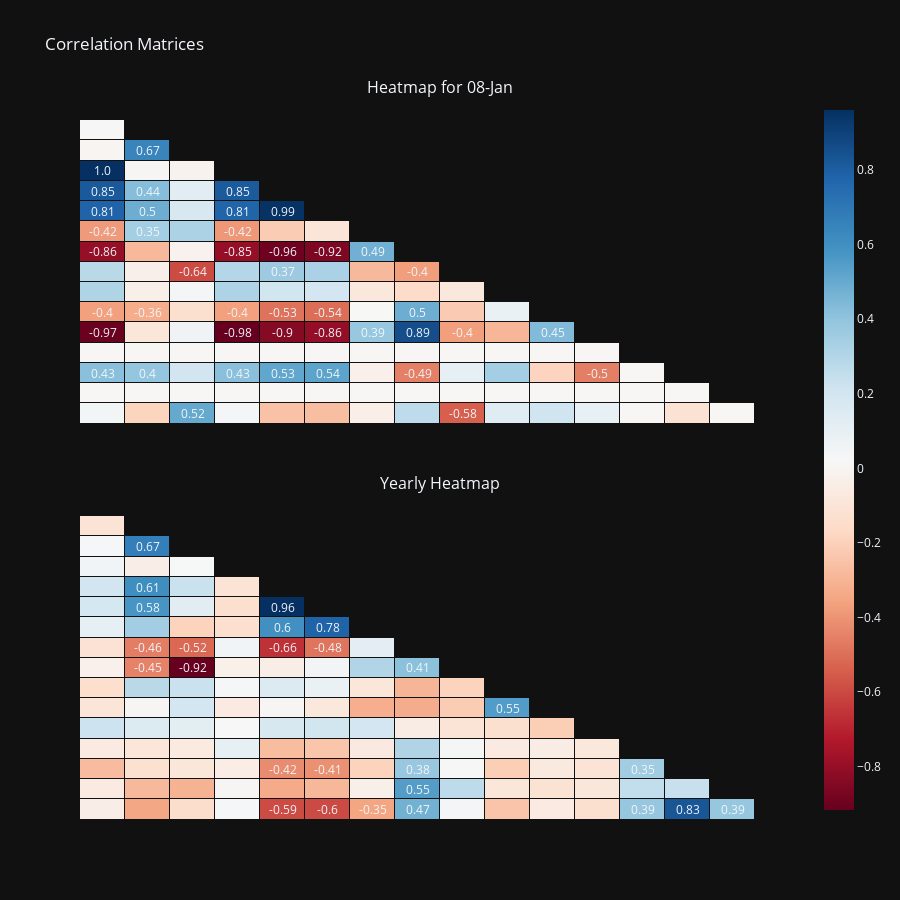

Notebook source saved alongside this figure:
### Code cell
#visualizing daily correlation matrix
date = "08"
month = "01"
corr_daily = dataset_train_day.corr()
corr_daily[np.isnan(corr_daily)] = 0
mask = np.triu(np.ones_like(corr_daily, dtype = bool))
annotations_daily = []
for n, row in enumerate(corr_daily):
    for m, col in enumerate(corr_daily):
        if n >= m or abs(corr_daily[row][col]) <= 0.35:
            annotations_daily.append(go.layout.Annotation(text = "", 
                                         xref = "x",
                                         yref = "y",
                                         x = row,
                                         y = col,
                                         showarrow = False))
        else:
            annotations_daily.append(go.layout.Annotation(
                         text = str(round(corr_daily[row][col], 2)),
                                         xref = "x",
                                         yref = "y",
                                         x = row,
                                         y = col,
                                         showarrow = False))
trace0 = go.Heatmap(
    z = corr_daily.mask(mask),
    x = corr_daily.index.values,
    y = corr_daily.columns.values,
    colorscale = "RdBu",
    ygap = 1, 
    xgap = 1,
    showscale = False,
    xaxis = "x",
    yaxis = "y"
)


#visualizing yearly correlation matrix
corr = dataset_train_group.corr()
mask = np.triu(np.ones_like(corr, dtype = bool))
annotations = []
for n, row in enumerate(corr):
    for m, col in enumerate(corr):
        if n >= m or abs(corr[row][col]) <= 0.35:
            annotations.append(go.layout.Annotation(text = "",
                                         xref = "x2",
                                         yref = "y2",
                                         x = row,
                                         y = col,
                                         showarrow = False))
        else:
            annotations.append(go.layout.Annotation(
                               text = str(round(corr[row][col], 2)),
                                         xref = "x2",
                                         yref = "y2",
                                         x = row,
                                         y = col,
                                         showarrow = False))
trace1 = go.Heatmap(
    z = corr.mask(mask),
    x = corr.index.values,
    y = corr.columns.values,
    colorscale = "RdBu",
    ygap = 1, 
    xgap = 1,
    xaxis = "x2",
    yaxis = "y2"
)


fig = subplots.make_subplots(rows = 2, cols = 1, 
                             shared_xaxes = True, 
                             vertical_spacing = 0.1,
                             subplot_titles = (
                             "Heatmap for " + date + "-" \
                             + str(dt.datetime.strptime(
                                   month, "%m").strftime("%b")),
                             "Yearly Heatmap"))
fig.add_trace(trace0, row = 1, col = 1)
fig.add_trace(trace1, row = 2, col = 1)
fig["layout"].update(title = "Correlation Matrices", 
                     template = "plotly_dark", 
                     annotations = [annotations[0]] +   
                                   [annotations[1]] + 
                                    annotations + annotations_daily,
                     #seems to be a bug, had to add annotations[0] 
                     #and annotations[1] explicitly... 
                     #wasted more than 3hrs easily T_T
                     xaxis = {"visible": False}, 
                     xaxis2 = {"visible": False},
                     yaxis = {"visible": False}, 
                     yaxis2 = {"visible": False},
                     yaxis_autorange = "reversed", 
                     yaxis2_autorange = "reversed",
                     xaxis_showgrid = False, yaxis_showgrid = False,
                     xaxis2_showgrid = False, 
                     yaxis2_showgrid = False, height = 900)
fig.show()
